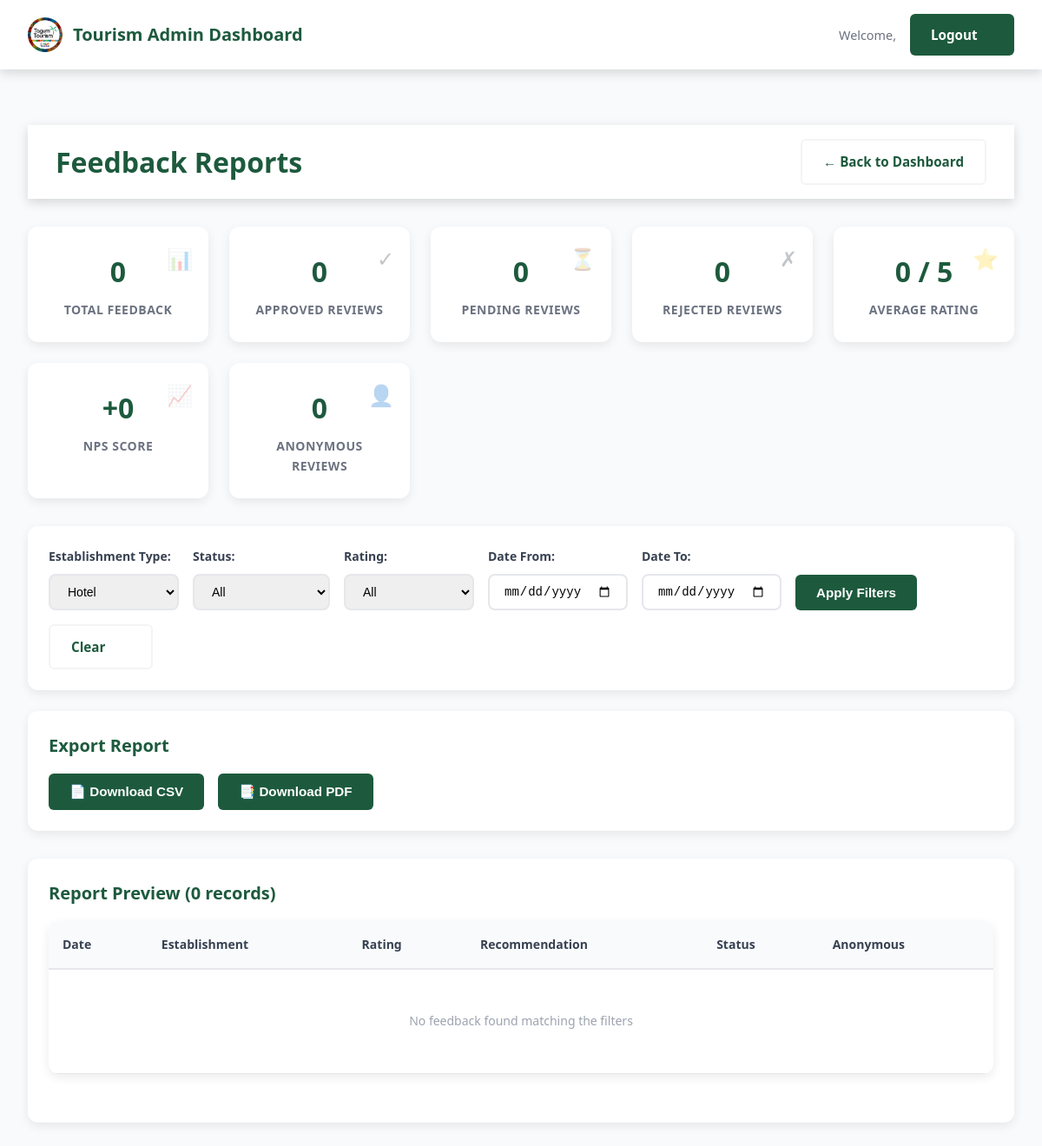
Before: /admin/feedback-reports.php?establishment_type=hotel (signed in) with the older database file.
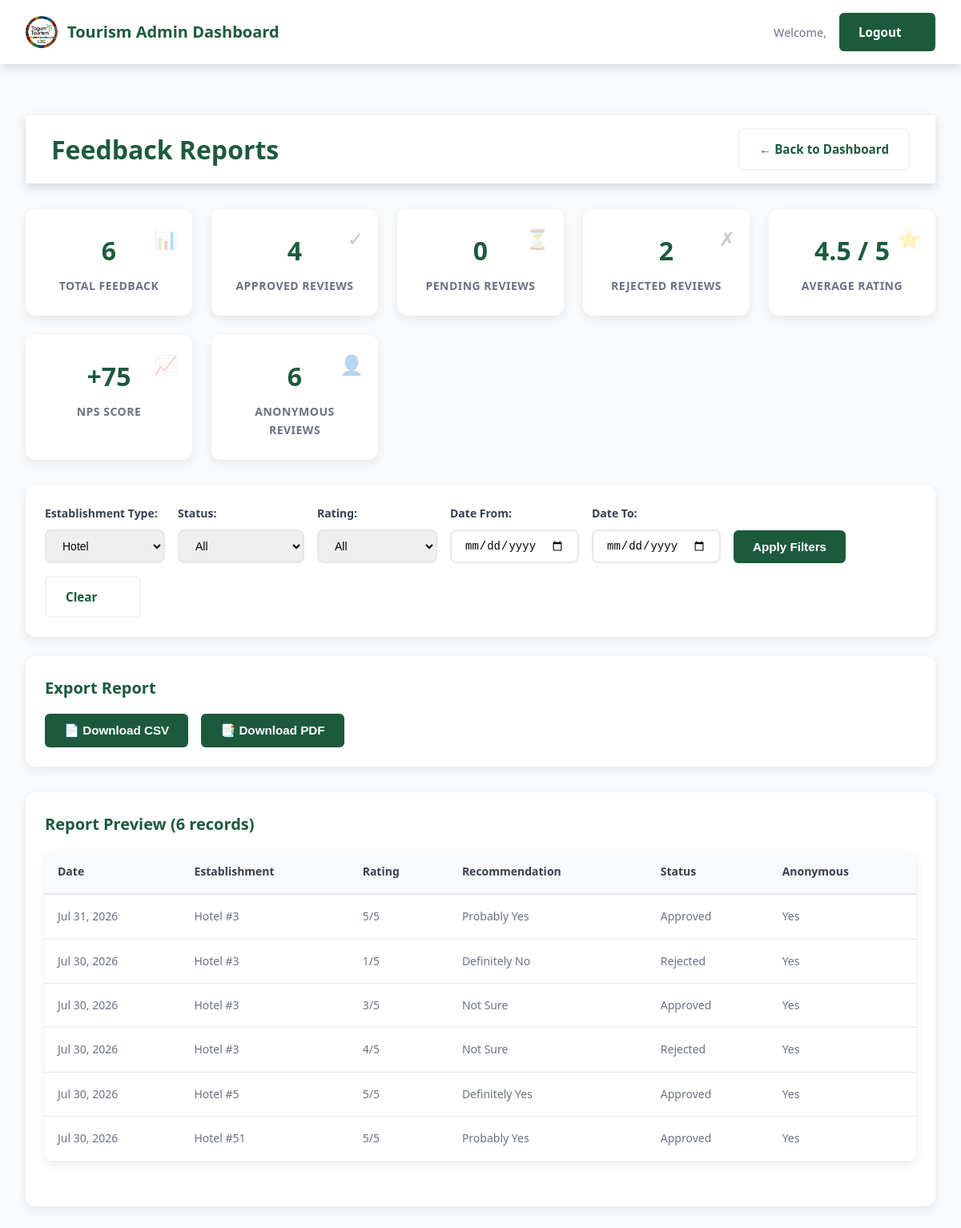
After: the same page with the newer database file.
### tables this page shows
CREATE TABLE feedback (
            id INTEGER PRIMARY KEY AUTOINCREMENT,
            establishment_type TEXT NOT NULL,
            establishment_id INTEGER NOT NULL,
            overall_rating INTEGER NOT NULL CHECK(overall_rating >= 1 AND overall_rating <= 5),
            comment TEXT,
            anonymous INTEGER DEFAULT 0,
            email TEXT NOT NULL,
            recommendation TEXT NOT NULL,
            data_privacy_consent INTEGER NOT NULL DEFAULT 0,
            status TEXT DEFAULT "Pending Review" CHECK(status IN ("Pending Review", "Approved", "Rejected")),
            moderator_notes TEXT,
            reviewed_by TEXT,
            reviewed_at TEXT,
            created_at TEXT DEFAULT CURRENT_TIMESTAMP,
            updated_at TEXT DEFAULT CURRENT_TIMESTAMP
        );

### admin/feedback-reports.php (the view, shortened to what the changed rows need)
<?php
$dbFile = __DIR__ . '/../database.db';
$db = new SQLite3($dbFile);
$where = ['1=1'];
$params = [];
if (!empty($_GET['establishment_type'])) {
    $where[] = 'establishment_type = ?';
    $params[] = $_GET['establishment_type'];
}
$whereClause = implode(' AND ', $where);
$query = "SELECT * FROM feedback WHERE $whereClause ORDER BY created_at DESC";
$stmt = $db->prepare($query);
foreach ($params as $i => $param) {
    $stmt->bindValue($i + 1, $param);
}
$result = $stmt->execute();
$feedbackList = [];
while ($row = $result->fetchArray(SQLITE3_ASSOC)) {
    $feedbackList[] = $row;
}
$stats = [
    'total' => count($feedbackList),
    'approved' => 0,
    'pending' => 0,
    'rejected' => 0,
    'anonymous' => 0,
    'avg_rating' => 0,
    'nps' => 0
];
$totalRating = 0;
$totalApproved = 0;
$promoters = 0;
$detractors = 0;
foreach ($feedbackList as $feedback) {
    if ($feedback['status'] === 'Approved') {
        $stats['approved']++;
        $totalRating += $feedback['overall_rating'];
        $totalApproved++;
        if (in_array($feedback['recommendation'], ['Definitely Yes', 'Probably Yes'])) {
            $promoters++;
        } elseif (in_array($feedback['recommendation'], ['Probably No', 'Definitely No'])) {
            $detractors++;
        }
    } elseif ($feedback['status'] === 'Pending Review') {
        $stats['pending']++;
    } elseif ($feedback['status'] === 'Rejected') {
        $stats['rejected']++;
    }
    if ($feedback['anonymous']) {
        $stats['anonymous']++;
    }
}
if ($totalApproved > 0) {
    $stats['avg_rating'] = round($totalRating / $totalApproved, 1);
    $stats['nps'] = round((($promoters - $detractors) / $totalApproved) * 100);
}
?>
<!DOCTYPE html>
<html lang="en">
<head>
    <link rel="stylesheet" href="../css/style.css">
    <link rel="stylesheet" href="../css/admin.css">
    <link rel="stylesheet" href="../css/feedback-admin.css">
</head>
<body class="admin-body">
    <main class="admin-main">
    <div class="admin-header">
        <h1>Feedback Reports</h1>
    </div>
    <div class="stats-grid">
        <div class="stat-card">
            <div class="stat-value"><?php echo $stats['total']; ?></div>
            <div class="stat-label">Total Feedback</div>
            <div class="stat-icon">📊</div>
        </div>
        <div class="stat-card">
            <div class="stat-value"><?php echo $stats['approved']; ?></div>
            <div class="stat-label">Approved Reviews</div>
            <div class="stat-icon">✓</div>
        </div>
        <div class="stat-card">
            <div class="stat-value"><?php echo $stats['rejected']; ?></div>
            <div class="stat-label">Rejected Reviews</div>
            <div class="stat-icon">✗</div>
        </div>
        <div class="stat-card">
            <div class="stat-value"><?php echo $stats['avg_rating']; ?> / 5</div>
            <div class="stat-label">Average Rating</div>
            <div class="stat-icon">⭐</div>
        </div>
        <div class="stat-card">
            <div class="stat-value"><?php echo $stats['nps'] >= 0 ? '+' : ''; ?><?php echo $stats['nps']; ?></div>
            <div class="stat-label">NPS Score</div>
            <div class="stat-icon">📈</div>
        </div>
        <div class="stat-card">
            <div class="stat-value"><?php echo $stats['anonymous']; ?></div>
            <div class="stat-label">Anonymous Reviews</div>
            <div class="stat-icon">👤</div>
        </div>
    </div>
    <div class="report-preview">
        <h3>Report Preview (<?php echo count($feedbackList); ?> records)</h3>
        <div class="feedback-table-container">
            <table class="feedback-table">
                <thead>
                    <tr>
                        <th>Date</th>
                        <th>Establishment</th>
                        <th>Rating</th>
                        <th>Recommendation</th>
                        <th>Status</th>
                        <th>Anonymous</th>
                    </tr>
                </thead>
                <tbody>
                    <?php if (empty($feedbackList)): ?>
                        <tr>
                            <td colspan="6" class="no-data">No feedback found matching the filters</td>
                        </tr>
                    <?php else: ?>
                        <?php foreach (array_slice($feedbackList, 0, 50) as $feedback): ?>
                            <tr>
                                <td><?php echo date('M j, Y', strtotime($feedback['created_at'])); ?></td>
                                <td><?php echo ucfirst($feedback['establishment_type']); ?> #<?php echo $feedback['establishment_id']; ?></td>
                                <td><?php echo $feedback['overall_rating']; ?>/5</td>
                                <td><?php echo htmlspecialchars($feedback['recommendation']); ?></td>
                                <td><?php echo htmlspecialchars($feedback['status']); ?></td>
                                <td><?php echo $feedback['anonymous'] ? 'Yes' : 'No'; ?></td>
                            </tr>
                        <?php endforeach; ?>
                    <?php endif; ?>
                </tbody>
            </table>
        </div>
    </div>
</body>
</html>

Changed rows visible on the page:
added feedback: created_at "Jul 31, 2026", establishment_type "Hotel", establishment "3", overall_rating "5", recommendation "Probably Yes", status "Approved", anonymous "Yes"
added feedback: created_at "Jul 30, 2026", establishment_type "Hotel", establishment "3", overall_rating "1", recommendation "Definitely No", status "Rejected", anonymous "Yes"
added feedback: created_at "Jul 30, 2026", establishment_type "Hotel", establishment "3", overall_rating "3", recommendation "Not Sure", status "Approved", anonymous "Yes"
added feedback: created_at "Jul 30, 2026", establishment_type "Hotel", establishment "3", overall_rating "4", recommendation "Not Sure", status "Rejected", anonymous "Yes"
added feedback: created_at "Jul 30, 2026", establishment_type "Hotel", establishment "5", overall_rating "5", recommendation "Definitely Yes", status "Approved", anonymous "Yes"
added feedback: created_at "Jul 30, 2026", establishment_type "Hotel", establishment "51", overall_rating "5", recommendation "Probably Yes", status "Approved", anonymous "Yes"
Other visible differences:
$stats['total']: "0" → "6"
$stats['approved']: "0" → "4"
$stats['rejected']: "0" → "2"
$stats['avg_rating']: "0" → "4.5"
$stats['nps']: "0" → "75"
$stats['anonymous']: "0" → "6"
count($feedbackList): "0" → "6"
text no longer shown: "No feedback found matching the filters"
